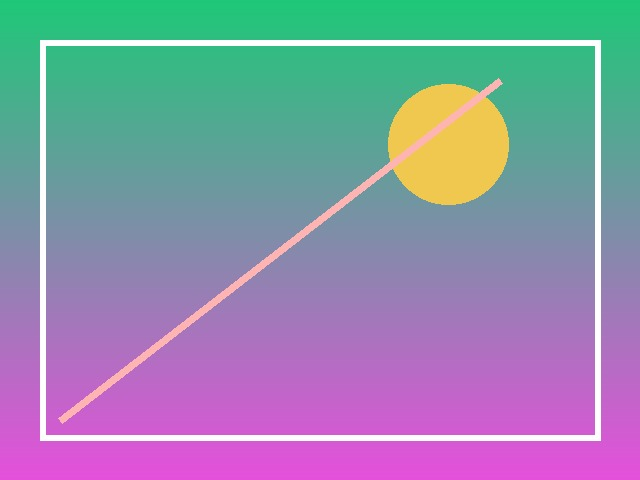
//> input picture input.jpg, 640 x 480 px
$ ./multimodal_preproc_demo input.jpg   (built with g++ and OpenCV 4)
//> lines starting //> are read from the running program, lines starting //| are printed output that depends on the picture
// demo_multimodal_preproc.cpp
// Build (using pkg-config):
//   g++ -std=c++17 -O2 demo_multimodal_preproc.cpp -o demo `pkg-config --cflags --libs opencv4`
// Run:
//   ./demo input.jpg

#include <opencv2/opencv.hpp>
#include <iostream>
#include <vector>
#include <string>
#include <random>
#include <numeric>
#include <cmath>

// ---------- Image: normalize [0,1] + Gaussian noise ----------
cv::Mat normalizeImage(const cv::Mat &img8)
{
	cv::Mat f;
	img8.convertTo(f, CV_32F, 1.0 / 255.0);
	return f; // [0,1]
}
cv::Mat addGaussianNoise01(const cv::Mat &img01, double stddev)
{
	cv::Mat noise(img01.size(), img01.type());
	cv::randn(noise, 0, stddev);
	cv::Mat out = img01 + noise;
	cv::Mat out0;
	cv::max(out, 0.0f, out0);
	cv::Mat out1;
	cv::min(out0, 1.0f, out1);
	return out1;
}

// ---------- Text: L2 normalize embeddings + token dropout ----------
void l2_normalize(std::vector<float> &x)
{
	double s = 0;
	for (float v : x)
		s += v * v;
	s = std::sqrt(s);
	if (s)
		for (float &v : x)
			v = float(v / s);
}
std::vector<std::string> token_dropout(const std::vector<std::string> &toks, float p)
{
	std::mt19937 rng(42);
	std::bernoulli_distribution keep(1.0f - p);
	std::vector<std::string> out;
	out.reserve(toks.size());
	for (auto &t : toks)
		if (keep(rng))
			out.push_back(t);
	return out;
}

// ---------- Numerical: z-score + jitter ----------
void zscore(std::vector<double> &x)
{
	double mu = std::accumulate(x.begin(), x.end(), 0.0) / x.size();
	double v = 0;
	for (double a : x)
		v += (a - mu) * (a - mu);
	double sd = std::sqrt(v / x.size()) + 1e-12;
	for (double &a : x)
		a = (a - mu) / sd;
}
void jitter(std::vector<double> &x, double stddev)
{
	std::mt19937 rng(42);
	std::normal_distribution<double> N(0.0, stddev);
	for (double &a : x)
		a += N(rng);
}

template <class T>
void print_vec(const char *tag, const std::vector<T> &v, int k = 8)
{
	std::cout << tag << " [";
	for (int i = 0; i < (int)v.size() && i < k; ++i)
	{
		std::cout << v[i] << (i + 1 < (int)v.size() && i + 1 < k ? ", " : "");
	}
	if ((int)v.size() > k)
		std::cout << ", ...";
	std::cout << "]\n";
}

int main(int argc, char **argv)
{
	// ---- Image demo ----
	cv::Mat img = (argc > 1 ? cv::imread(argv[1]) : cv::Mat());
//> img is the input picture: 480 rows x 640 cols, CV_8UC3; mean B, G, R 170.1, 145.8, 140.6
	if (img.empty())
	{
		// fallback: make a simple gradient image
		img = cv::Mat(256, 256, CV_8UC3);
		for (int r = 0; r < img.rows; ++r)
			for (int c = 0; c < img.cols; ++c)
				img.at<cv::Vec3b>(r, c) = cv::Vec3b((uchar)c, (uchar)r, (uchar)((r + c) / 2));
		std::cout << "[info] input.jpg not found; generated a dummy image.\n";
	}
	cv::Mat img01 = normalizeImage(img);
	cv::Mat noisy01 = addGaussianNoise01(img01, 0.08);
//> in addGaussianNoise01, `cv::Mat out = img01 + noise;`:
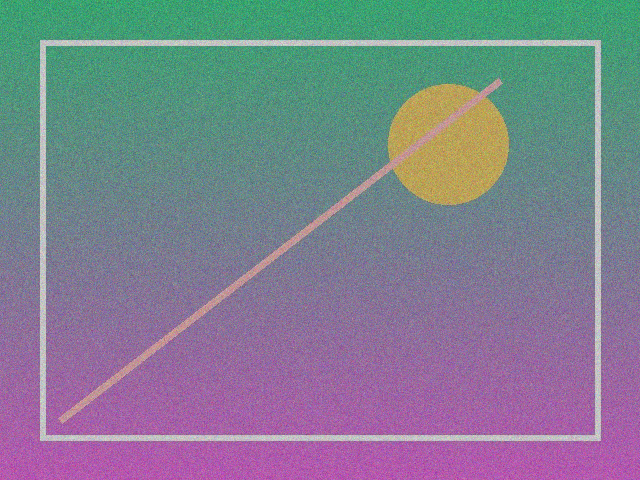
//> out: 480 rows x 640 cols, CV_32FC3; mean B, G, R 0.667, 0.571, 0.552; drawn with min black and max white
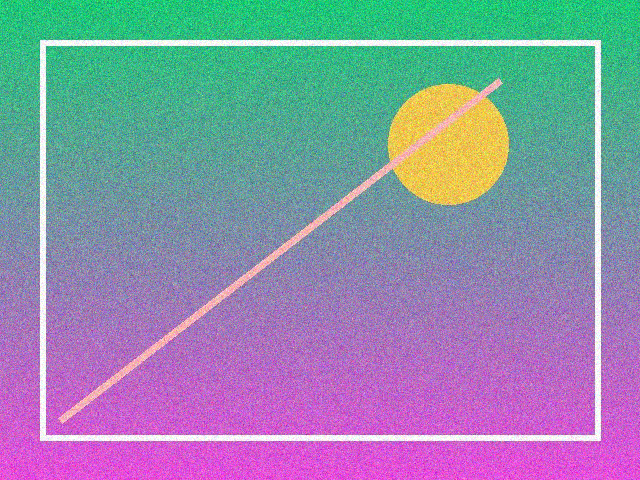
//> noisy01: 480 rows x 640 cols, CV_32FC3; mean B, G, R 0.666, 0.57, 0.55
	cv::Mat norm8, noisy8;
	img01.convertTo(norm8, CV_8U, 255.0);
	noisy01.convertTo(noisy8, CV_8U, 255.0);
	cv::imwrite("normalized.png", norm8);
	cv::imwrite("noisy.png", noisy8);
	std::cout << "Wrote normalized.png and noisy.png\n";

	// ---- Text demo ----
	std::vector<float> emb = {0.2f, -0.4f, 0.1f, 0.3f};
	l2_normalize(emb);
	print_vec("L2-normalized embedding", emb);
	std::vector<std::string> toks = {"the", "movie", "was", "surprisingly", "good"};
	auto kept = token_dropout(toks, 0.3f);
	std::cout << "Token dropout (p=0.3): ";
	for (auto &t : kept)
		std::cout << t << " ";
	std::cout << "\n";

	// ---- Numerical demo ----
	std::vector<double> x = {10.0, 12.0, 9.0, 13.5, 11.0};
	zscore(x);
	print_vec("z-score", x);
	jitter(x, 0.1);
	print_vec("z-score + jitter", x);

	return 0;
}
